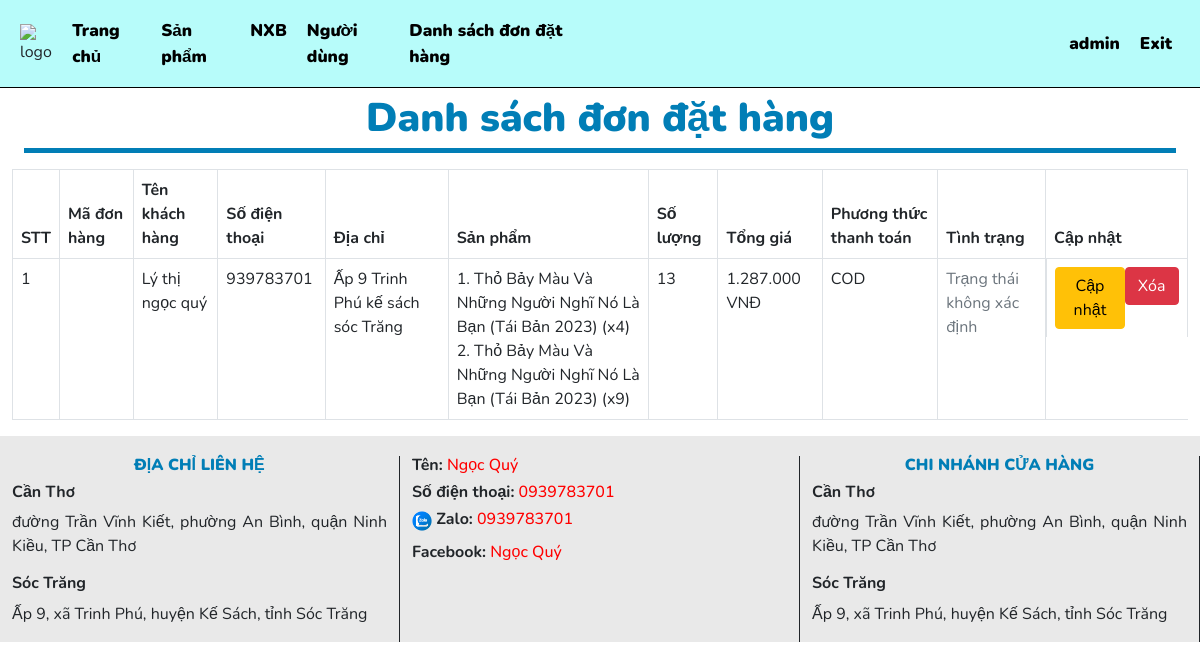
/admin/index.php?route=viewOrder (signed in), run on an earlier commit of the app's database.
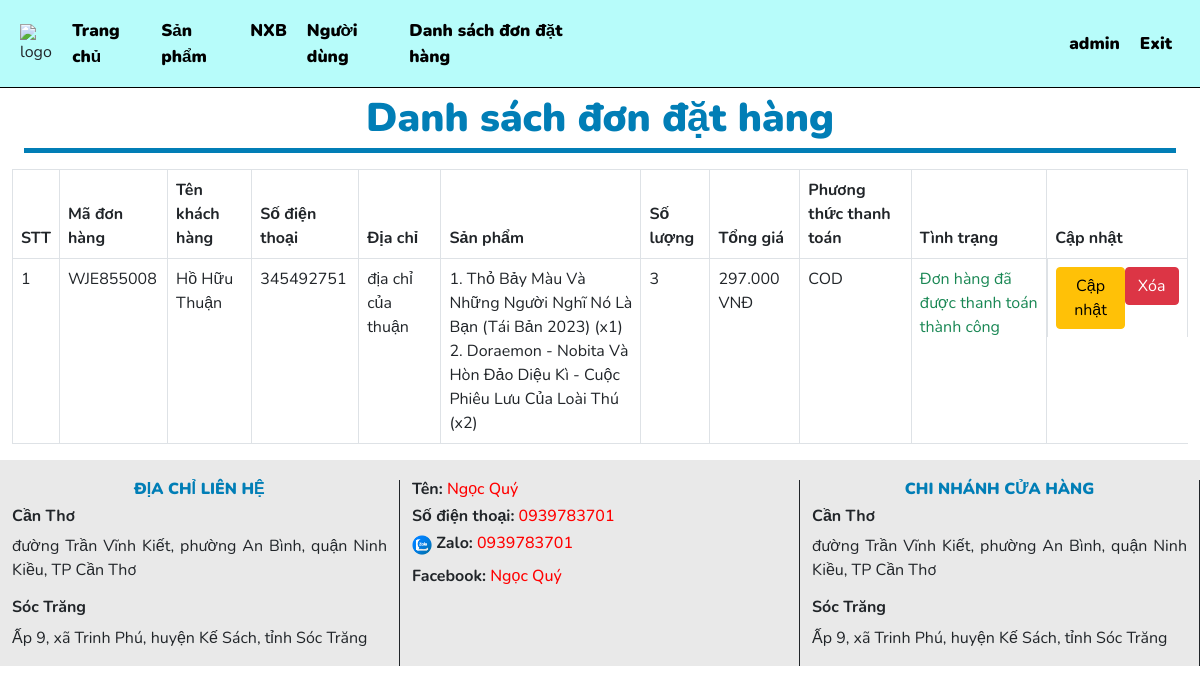
And on a later commit of the database.
### tables this page shows
CREATE TABLE `orders` (
  `id` int(11) NOT NULL,
  `order_code` varchar(50) NOT NULL,
  `user_email` varchar(50) NOT NULL,
  `name_customer` varchar(50) NOT NULL,
  `address` varchar(100) NOT NULL,
  `phone_number` int(11) NOT NULL,
  `product_id` int(11) NOT NULL,
  `quantity` int(11) NOT NULL,
  `date_order` datetime NOT NULL,
  `total_price` int(11) NOT NULL,
  `payment_method` varchar(20) NOT NULL,
  `order_status` int(2) NOT NULL
);

CREATE TABLE `product` (
  `id` int(11) NOT NULL,
  `brand_id` int(11) DEFAULT NULL,
  `name_product` varchar(255) DEFAULT NULL,
  `selling_price` bigint(11) DEFAULT NULL,
  `import_price` int(11) NOT NULL,
  `image` varchar(50) DEFAULT NULL,
  `tacgia` varchar(50) NOT NULL,
  `kichthuoc` varchar(255) DEFAULT NULL,
  `sotrang` int(11) DEFAULT NULL,
  `namxuatban` int(5) DEFAULT NULL,
  `ngonngu` varchar(50) DEFAULT NULL,
  `theloai` varchar(255) DEFAULT NULL
);

### model/order.php (called while the page is built, shortened)
<?php
function getAll_Order() {
    $conn = connectDB();
    $stmt = $conn->prepare("
        SELECT o.id AS order_id, o.order_code, o.user_email, o.name_customer, o.address, o.phone_number,
               o.quantity, o.date_order, o.total_price, o.payment_method, o.order_status,
               p.id AS product_id, p.name_product, p.selling_price
        FROM orders o
        JOIN product p ON o.product_id = p.id
    ");
    $stmt->execute();
    $results = $stmt->fetchAll(PDO::FETCH_ASSOC);
    return $results;
}
?>

### admin/view/orders/viewOrder.php (the view, shortened to what this page needs)
<div class="container-fluid">
    <div class="home-title">
        <p style="font-size: 40px; color: #017EB6; border-bottom: 5px solid #017EB6; font-weight: 900" class="text-center">Danh sách đơn đặt hàng</p>
    </div>
    <div class="row">
        <table class="table table-bordered">
            <thead>
                <tr>
                    <th>STT</th>
                    <th>Mã đơn hàng</th>
                    <th>Tên khách hàng</th>
                    <th>Số điện thoại</th>
                    <th>Địa chỉ</th>
                    <th>Sản phẩm</th>
                    <th>Số lượng</th>
                    <th>Tổng giá</th>
                    <th>Phương thức thanh toán</th>
                    <th>Tình trạng</th>
                    <th>Cập nhật</th>
                </tr>
            </thead>
            <tbody>
                <?php
                $order_status_map = [
                    1 => ['status' => 'Đang chờ xử lý', 'color' => 'text-warning'],
                    2 => ['status' => 'Người bán đang chuẩn bị hàng', 'color' => 'text-info'],
                    3 => ['status' => 'Đơn hàng đã giao cho đơn vị vận chuyển', 'color' => 'text-primary'],
                    4 => ['status' => 'Đơn hàng đang vận chuyển', 'color' => 'text-primary'],
                    5 => ['status' => 'Đơn hàng đã được thanh toán thành công', 'color' => 'text-success']
                ];
                if (isset($allOrder) && count($allOrder) > 0) {
                    $i = 1;
                    $grouped_orders = [];
                    foreach ($allOrder as $order) {
                        $grouped_orders[$order['order_code']][] = $order;
                    }
                    foreach ($grouped_orders as $order_code => $orders) {
                        $order_status_text = isset($order_status_map[$orders[0]['order_status']]) ? $order_status_map[$orders[0]['order_status']]['status'] : 'Trạng thái không xác định';
                        $order_status_color = isset($order_status_map[$orders[0]['order_status']]) ? $order_status_map[$orders[0]['order_status']]['color'] : 'text-secondary';
                        $total_quantity = 0;
                        $total_price = 0;
                        $product_details = '';
                        $product_counter = 1;
                        foreach ($orders as $order) {
                            $total_quantity += $order['quantity'];
                            $total_price += $order['total_price'];
                            $product_details .= $product_counter . '. ' . htmlspecialchars($order['name_product']) . " (x" . $order['quantity'] . ")<br>";
                            $product_counter++;
                        }
                        echo '
                        <tr>
                            <td>' . $i . '</td>
                            <td>' . htmlspecialchars($order_code) . '</td>
                            <td>' . htmlspecialchars($orders[0]['name_customer']) . '</td>
                            <td>' . htmlspecialchars($orders[0]['phone_number']) . '</td>
                            <td>' . htmlspecialchars($orders[0]['address']) . '</td>
                            <td style="width: 200px;">' . $product_details . '</td>
                            <td>' . $total_quantity . '</td>
                            <td>' . htmlspecialchars(number_format($total_price, 0, ',', '.')) . ' VNĐ</td>
                            <td>' . htmlspecialchars($orders[0]['payment_method']) . '</td>
                            <td ><span class="' . $order_status_color . '">' . $order_status_text . '</span></td>
                            <td style="display: flex; justify-content: space-between;">
                                <a href="index.php?route=updateOrderStatus&order_code=' . $order_code . '">
                                    <button class="btn btn-warning">Cập nhật</button>
                                </a>
                                <a href="index.php?route=deleteOrder&order_code=' . $order_code . '">
                                    <button class="btn btn-danger">Xóa</button>
                                </a>
                            </td>
                        </tr>';
                        $i++;
                    }
                }
                ?>
            </tbody>
        </table>
    </div>
</div>

### admin/view/component/header-admin.php (shortened to what this page needs)
<!DOCTYPE html>
<html lang="en">
<head>
    <link rel="stylesheet" href="./view/admin.css">
    <link rel="stylesheet" href="./view/login.css">
    <link href="https://cdn.jsdelivr.net/npm/bootstrap@5.0.2/dist/css/bootstrap.min.css" rel="stylesheet">
</head>
<body>
    <div class="container-fluid">
        <div class="row header d-flex p-2">
            <div class="col-sm-6 d-flex align-items-center">
                <div class="logo"><img src="./view/image/logo.png" alt="logo"></div>
                <div class="menu d-flex">
                    <li><a href="index.php">Trang chủ</a></li>
                    <li><a href="index.php?route=sanpham">Sản phẩm</a></li>
                    <li><a href="index.php?route=brand">NXB</a></li>
                    <li><a href="index.php?route=user">Người dùng</a></li>
                    <li><a href="index.php?route=viewOrder">Danh sách đơn đặt hàng</a></li>
                </div>
            </div>
            <div class="col-sm-6 header-right">
                <div class="dangnhap-dangky">
                    <?php
                    if (isset($_SESSION['username']) && ($_SESSION['username'] != "")) {
                        echo '<li><a href="index.php?route=userinfo">' . $_SESSION['username'] . '</a></li>';
                        echo '<li><a href="index.php?route=exit">Exit</a></li>';
                    } else {
                        ?>
                        <li><a href="index.php?route=dangnhap">Đăng nhập</a></li>
                    <?php } ?>
                </div>
            </div>
        </div>

### admin/index.php (shortened to what this page needs)
<?php
include('./view/component/header-admin.php');
include('../model/order.php');
$route = isset($_GET['route']) ? $_GET['route'] : '';
switch ($route) {
    case 'viewOrder':
        $allOrder = getAll_Order();
        include "./view/orders/vieworder.php";
        break;
}
include './view/component/footer-admin.php';
?>

### admin/view/component/footer-admin.php (shortened to what this page needs)
<div class="footer row">
            <div class="col-md-4">
                <h6 class="footer-title d-flex justify-content-center align-items-center">ĐỊA CHỈ LIÊN HỆ</h6>
                <h6><b>Cần Thơ</b></h6>
                <p><i class="fa-solid fa-location-dot"></i> đường Trần Vĩnh Kiết, phường An Bình, quận Ninh Kiều, TP Cần Thơ</p>
                <h6><b>Sóc Trăng</b></h6>
                <p><i class="fa-solid fa-location-dot"></i> Ấp 9, xã Trinh Phú, huyện Kế Sách, tỉnh Sóc Trăng</p>
            </div>
            <div class="col-md-4">
                <div class="NgocQuy-info">
                    <div class="info-contact"><h6><b>Tên:</b> <span class='my-name'>Ngọc Quý</span></h6></div>
                    <div class="info-contact"><h6><b><i class="fa-solid fa-phone"></i> Số điện thoại:</b> <span>0939783701</span></h6></div>
                    <div class="info-contact"><h6><img src="../public/images/zalo.webp"><b> Zalo:</b> <span>0939783701</span></h6></div>
                    <div><h6>
                    <b><i class="facebook fa-brands fa-facebook"></i> Facebook:</b>
                    <a href="https://web.facebook.com/profile.php?id=100052698496817" target="_blank">
                    <span> Ngọc Quý </span></a> <i class="hand fa-solid fa-hand-point-left"></i>
                    </h6>
                    </div>
                </div>
            </div>
            <div class="col-md-4">
            <h6 class="footer-title d-flex justify-content-center align-items-center">CHI NHÁNH CỬA HÀNG</h6>
                <h6><b>Cần Thơ</b></h6>
                <p><i class="fa-solid fa-location-dot"></i> đường Trần Vĩnh Kiết, phường An Bình, quận Ninh Kiều, TP Cần Thơ</p>
                <h6><b>Sóc Trăng</b></h6>
                <p><i class="fa-solid fa-location-dot"></i> Ấp 9, xã Trinh Phú, huyện Kế Sách, tỉnh Sóc Trăng</p>
            </div>
</div>
</body>
</html>

### admin/view/admin.css (style rules this page uses)
* { font-family: "Nunito", sans-serif; margin: 0; padding: 0; box-sizing: border-box; text-decoration: none; transition: all 0.2s linear }
html { scroll-behavior: smooth; }
li { list-style: none; }
.header { background-color: #B7FCFA; border-bottom: 1px solid black; }
.header .logo img { width: 50px; height: 50px; }
.header .menu li a { text-decoration: none; color: black; font-size: 17px; font-weight: 900; }
.header .menu li { padding: 10px; }
.header .header-right { display: flex; justify-content: end; align-items: center; padding-right: 10px; }
.dangnhap-dangky { display: flex; justify-content: end; margin-left: 30px; }
.header .dangnhap-dangky li a { text-decoration: none; color: black; font-size: 17px; font-weight: 900; }
.header .dangnhap-dangky li { padding: 10px; }
.footer.row .col-md-4 { border-right: solid 1px; }
h6.footer-title { font-weight: 900; color: #017EB6; }
h6 img { width: 20px; }
.col-md-4 .info-contact span { cursor: auto; }
.col-md-4 p { text-align: justify; }
.col-md-4 a span { color: red; }
.col-md-4 .info-contact span { color: red; }
.col-md-4 a { color: #212529; text-decoration: none; }
.footer { position: relative; padding-top: 20px; background-color: rgb(233, 233, 233); }

### admin/view/login.css (style rules this page uses)
*::placeholder { color: #fff; }

What changed in the data, as far as the page shows it:
removed orders: name_customer "Lý thị ngọc quý", phone_number "939783701", address "Ấp 9 Trinh Phú kế sách sóc Trăng", product.name_product "Thỏ Bảy Màu Và Những Người Nghĩ Nó Là Bạn (Tái Bản 2023)", quantity "4", total_quantity "13", total_price "1.287.000", payment_method "COD", order_status "Trạng thái không xác định"
removed orders: product.name_product "Thỏ Bảy Màu Và Những Người Nghĩ Nó Là Bạn (Tái Bản 2023)", quantity "9", shown under "Lý thị ngọc quý"
added orders: order_code "WJE855008", name_customer "Hồ Hữu Thuận", phone_number "345492751", address "địa chỉ của thuận", product.name_product "Thỏ Bảy Màu Và Những Người Nghĩ Nó Là Bạn (Tái Bản 2023)", quantity "1", total_quantity "3", total_price "297.000", payment_method "COD", order_status "Đơn hàng đã được thanh toán thành công"
added orders: product.name_product "Doraemon - Nobita Và Hòn Đảo Diệu Kì - Cuộc Phiêu Lưu Của Loài Thú", quantity "2", shown under "WJE855008"
